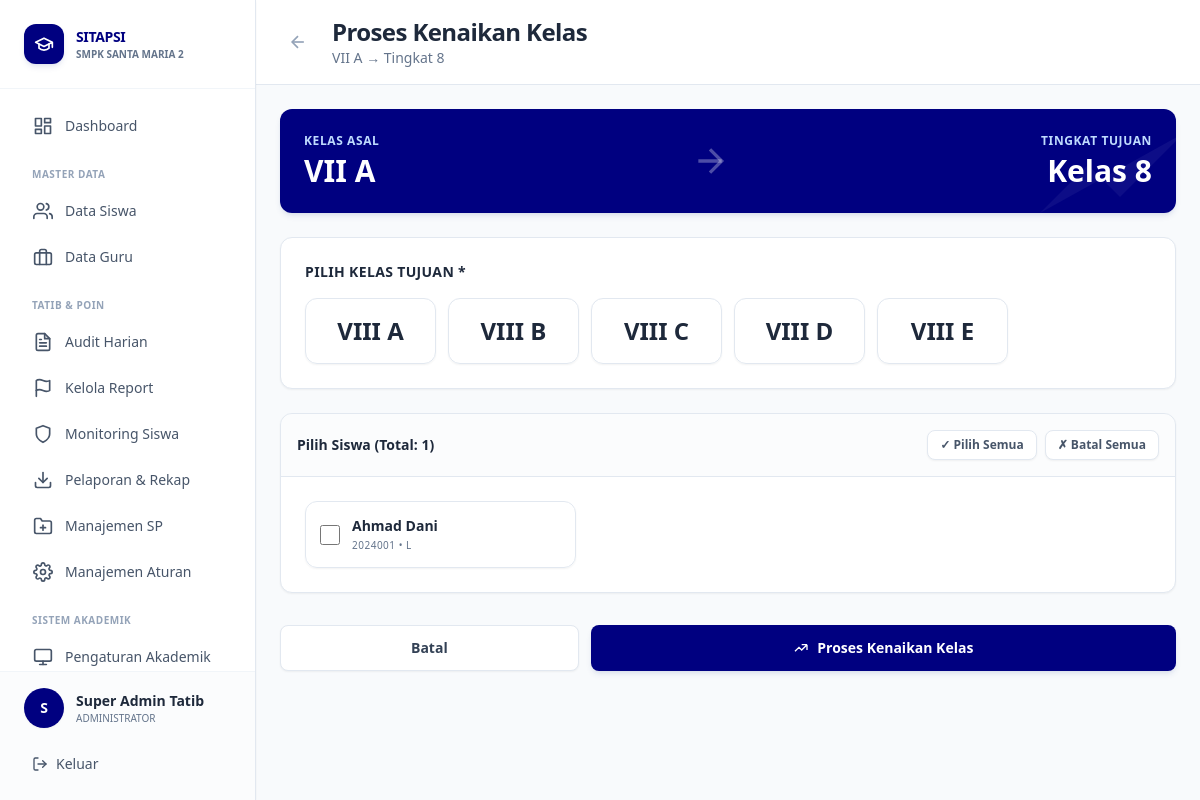
The app's page /views/admin/kenaikan_kelas_proses.php?kelas_asal=1 (signed in), older data.
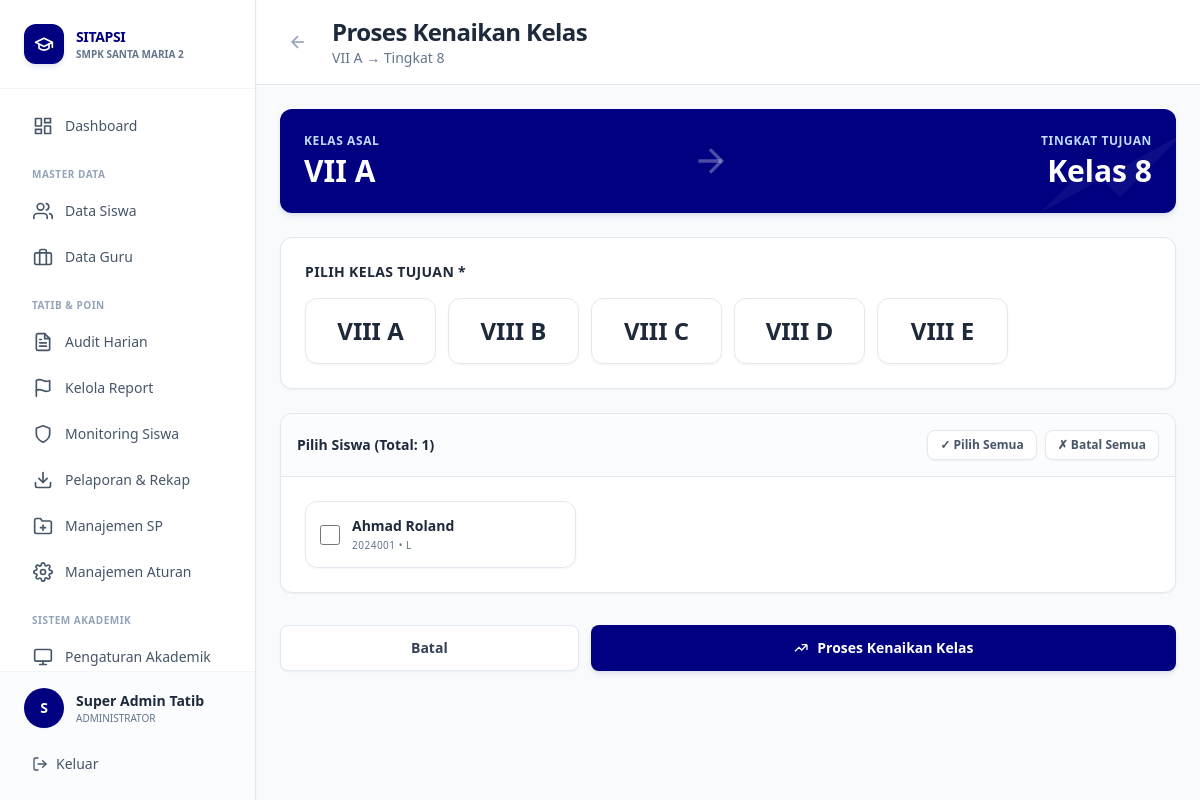
The same page, newer data.
### tables this page shows
CREATE TABLE tb_anggota_kelas (
    id_anggota BIGINT AUTO_INCREMENT PRIMARY KEY,
    no_induk VARCHAR(50) NOT NULL, 
    id_kelas INT NOT NULL,
    id_tahun INT NOT NULL,
    
     
    poin_kelakuan INT DEFAULT 0,
    poin_kerajinan INT DEFAULT 0,
    poin_kerapian INT DEFAULT 0,
    
    total_poin_umum INT DEFAULT 0,  
    
     
    status_sp_kelakuan ENUM('Aman', 'SP1', 'SP2', 'SP3', 'Dikeluarkan') DEFAULT 'Aman',
    status_sp_kerajinan ENUM('Aman', 'SP1', 'SP2', 'SP3', 'Dikeluarkan') DEFAULT 'Aman',
    status_sp_kerapian ENUM('Aman', 'SP1', 'SP2', 'SP3', 'Dikeluarkan') DEFAULT 'Aman',
    
     
    status_sp_terakhir ENUM('Aman', 'SP1', 'SP2', 'SP3', 'Dikeluarkan') DEFAULT 'Aman',
    
     
    status_reward ENUM('None', 'Kandidat Reward Ganjil','Kandidat Sertifikat') DEFAULT 'None',
    
    FOREIGN KEY (no_induk) REFERENCES tb_siswa(no_induk) ON DELETE CASCADE,
    FOREIGN KEY (id_kelas) REFERENCES tb_kelas(id_kelas),
    FOREIGN KEY (id_tahun) REFERENCES tb_tahun_ajaran(id_tahun)
);

CREATE TABLE tb_siswa (
    no_induk VARCHAR(50) PRIMARY KEY,
    nama_siswa VARCHAR(100) NOT NULL,
    jenis_kelamin ENUM('L', 'P') NOT NULL,
    kota VARCHAR(100),
    tanggal_lahir DATE,
    alamat TEXT,
    nama_ayah VARCHAR(150),
    pekerjaan_ayah VARCHAR(100),
    nama_ibu VARCHAR(150),
    pekerjaan_ibu VARCHAR(100),
    no_hp_ortu VARCHAR(15),  
    status_aktif ENUM('Aktif', 'Lulus', 'Keluar', 'Dikeluarkan') DEFAULT 'Aktif'
);

### config/database.php (called while the page is built, shortened)
<?php
function getDBConnection() {
    static $pdo = null;
    if ($pdo === null) {
        try {
            $dsn = "mysql:host=" . DB_HOST . ";dbname=" . DB_NAME . ";charset=" . DB_CHARSET;
            $options = [
                PDO::ATTR_ERRMODE            => PDO::ERRMODE_EXCEPTION,
                PDO::ATTR_DEFAULT_FETCH_MODE => PDO::FETCH_ASSOC,
                PDO::ATTR_EMULATE_PREPARES   => false,
                PDO::MYSQL_ATTR_INIT_COMMAND => "SET NAMES " . DB_CHARSET
            ];
            $pdo = new PDO($dsn, DB_USER, DB_PASS, $options);
        } catch (PDOException $e) {
            error_log("Database Connection Error: " . $e->getMessage());
            die("Koneksi database gagal. Silakan hubungi administrator.");
        }
    }
    return $pdo;
}
function executeQuery($sql, $params = []) {
    $pdo = getDBConnection();
    $stmt = $pdo->prepare($sql);
    $stmt->execute($params);
    return $stmt;
}
function fetchOne($sql, $params = []) {
    $stmt = executeQuery($sql, $params);
    return $stmt->fetch();
}
function fetchAll($sql, $params = []) {
    $stmt = executeQuery($sql, $params);
    return $stmt->fetchAll();
}
?>

### views/admin/kenaikan_kelas_proses.php (the view, shortened to what the changed rows need)
<?php
require_once '../../config/database.php';
$id_kelas_asal = $_GET['kelas_asal'] ?? null;
$tahun_aktif = fetchOne("SELECT id_tahun, nama_tahun FROM tb_tahun_ajaran WHERE status = 'Aktif' LIMIT 1");
$kelas_asal = fetchOne("SELECT * FROM tb_kelas WHERE id_kelas = :id", ['id' => $id_kelas_asal]);
$siswa_list = fetchAll("
    SELECT
        s.no_induk,
        s.nama_siswa,
        s.jenis_kelamin,
        a.id_anggota
    FROM tb_anggota_kelas a
    JOIN tb_siswa s ON a.no_induk = s.no_induk
    WHERE a.id_kelas = :id_kelas
    AND a.id_tahun = :id_tahun
    AND s.status_aktif = 'Aktif'
    ORDER BY s.nama_siswa
", [
    'id_kelas' => $id_kelas_asal,
    'id_tahun' => $tahun_aktif['id_tahun']
]);
$tingkat_tujuan = $kelas_asal['tingkat'] + 1;
$card_class = "bg-white border border-[#E2E8F0] rounded-xl shadow-sm";
?>
<!DOCTYPE html>
<html lang="id">
<head>
    <script src="https://cdn.tailwindcss.com"></script>
</head>
<body class="bg-[#F8FAFC]">
<div class="flex h-screen overflow-hidden">
    <?php include '../../includes/sidebar_admin.php'; ?>
    <div class="flex-1 overflow-auto lg:ml-64">
        <div class="bg-white border-b border-[#E2E8F0] px-6 pl-16 lg:pl-6 py-4 sticky top-0 z-30 flex items-center space-x-4">
            <div>
                <h1 class="text-2xl font-extrabold text-slate-800 tracking-tight">Proses Kenaikan Kelas</h1>
            </div>
        </div>
        <div class="p-6 max-w-6xl mx-auto">
            <form action="../../actions/proses_kenaikan_kelas.php" method="POST" onsubmit="return validateForm()">
                <div class="bg-[#000080] text-white rounded-xl shadow-md shadow-blue-900/10 p-6 mb-6 flex items-center justify-between relative overflow-hidden">
                    <div class="relative z-10">
                        <h2 class="text-3xl font-extrabold"><?= $kelas_asal['nama_kelas'] ?></h2>
                    </div>
                    <div class="relative z-10 text-right">
                        <h2 class="text-3xl font-extrabold">Kelas <?= $tingkat_tujuan ?></h2>
                    </div>
                </div>
                <div class="<?= $card_class ?> overflow-hidden mb-6">
                    <div class="p-6">
                        <?php if (empty($siswa_list)): ?>
                        <div class="text-center py-8 text-slate-400">
                            <p class="font-medium text-sm">Tidak ada siswa tersisa di kelas ini</p>
                        </div>
                        <?php else: ?>
                        <div class="grid grid-cols-1 md:grid-cols-2 lg:grid-cols-3 gap-4">
                            <?php foreach ($siswa_list as $siswa): ?>
                            <label class="flex items-center space-x-3 p-3.5 border border-[#E2E8F0] rounded-xl hover:border-[#000080]/30 cursor-pointer transition-all hover:bg-slate-50 shadow-sm group">
                                <input type="checkbox" name="siswa[]" value="<?= $siswa['no_induk'] ?>"
                                       class="w-5 h-5 text-[#000080] border-slate-300 rounded focus:ring-[#000080]">
                                <div class="flex-1 min-w-0">
                                    <p class="font-bold text-slate-800 text-sm truncate group-hover:text-[#000080]"><?= htmlspecialchars($siswa['nama_siswa']) ?></p>
                                    <p class="text-[10px] font-medium text-slate-500 uppercase tracking-wider mt-0.5"><?= $siswa['no_induk'] ?> • <?= $siswa['jenis_kelamin'] === 'L' ? 'L' : 'P' ?></p>
                                </div>
                            </label>
                            <?php endforeach; ?>
                        </div>
                        <?php endif; ?>
                    </div>
                </div>
            </form>
        </div>
    </div>
</div>
</body>
</html>

Row changes from the older to the newer data that the page shows:
changed through a linked row, tb_anggota_kelas: no_induk.nama_siswa "Ahmad Dani" → "Ahmad Roland"
